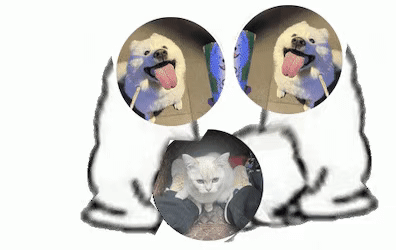
#> input picture 16.gif, 396 x 250 px
$ python main.py
#> lines starting #> are read from the running program, lines starting #| are printed output that depends on the picture
from PIL import Image
import os

def extract_frames_from_gif(gif_path, output_folder="frames"):
    # 创建输出文件夹
#> called with gif_path = '16.gif', output_folder = 'frames'
    if not os.path.exists(output_folder):
        os.makedirs(output_folder)

    # 打开 GIF 文件
    with Image.open(gif_path) as gif:
#> gif is the input picture: PIL image 396x250 P; mean R, G, B, A 207, 206, 203.1, 255
        frame = 0
        while True:
            # 保存当前帧为 PNG
            frame_path = os.path.join(output_folder,"gif16", f"frame_{frame:03d}.png")
            gif.save(frame_path, format="PNG")
            frame += 1

            # 尝试跳到下一帧
            try:
                gif.seek(gif.tell() + 1)
            except EOFError:
                break  # 没有更多帧，退出循环
#> this loop made 2 passes
#> pass 2, in extract_frames_from_gif, `gif.save(frame_path, format="PNG")`:
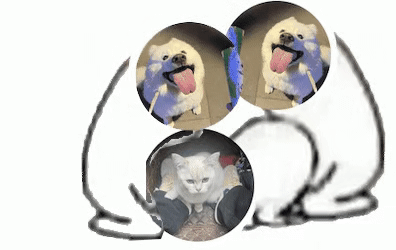
#> saved as frame_001.png: PIL image 396x250 RGBA; mean R, G, B, A 208.5, 207.5, 204.3, 255
#> after the loop, frame = 2

    print(f"已将 {frame} 帧保存到 '{output_folder}' 文件夹中。")
#| 已将 2 帧保存到 'frames' 文件夹中。

# ========== 主程序 ==========
if __name__ == "__main__":
    gif_path = "16.gif"  # 替换为你的 GIF 路径
    extract_frames_from_gif(gif_path)
